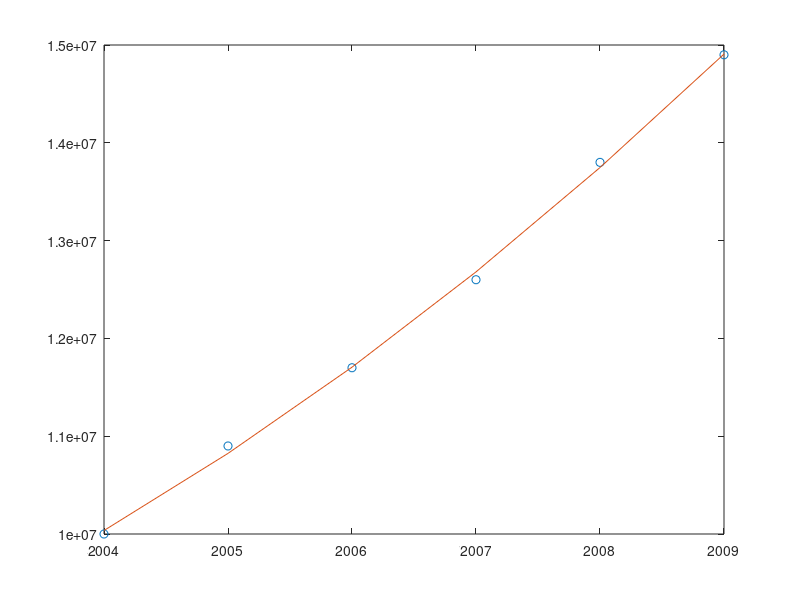

Recreate this plot in MATLAB.
years = [2004, 2005, 2006, 2007, 2008, 2009];
population = [10, 10.9, 11.7, 12.6, 13.8, 14.9].*10.^6;
y = polyfit(years,population, 2);
plot(years, population, 'o', years, polyval(y, years),'-')
t = 2009;
z = polyval(y, t);
while abs((z-2*population(1))/10^6)>10^-4
    t = t + 0.0001;
    z=polyval(y, t);

end
fprintf("t=\n%.2f", t)
